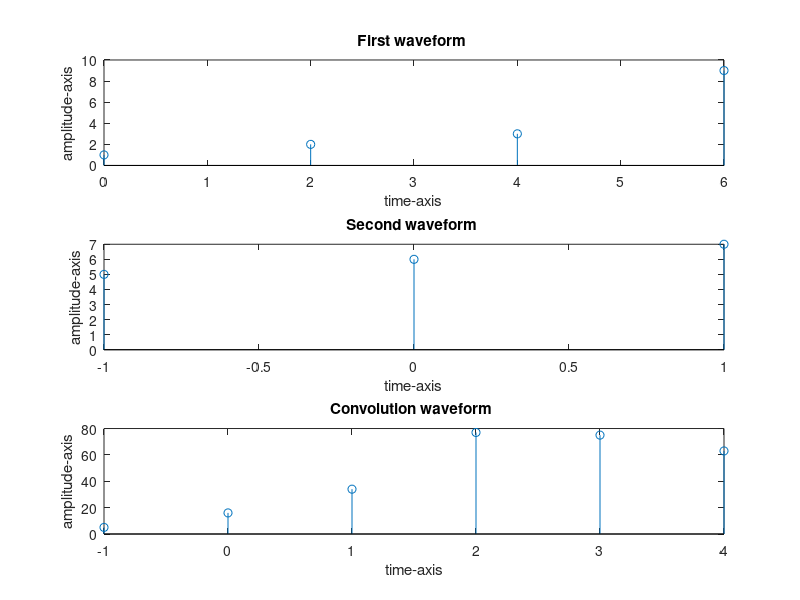

Write the MATLAB code that produced this figure.
n1=0:2:6; % define what is x axis points(descrete) for first signal
n2=-1:1:1; % define what is x axis points(descrete) for second signal
n3=-1:1:4;  %define what is x axis points(descrete) for convoluted signal

x=[1,2,3,9]; % Amplitude value(descrete) for first signal same as length of n1
y=[5,6,7];   %  Amplitude value(descrete) for Second signal same as length of n1
c=conv(x,y); % call conv func with argument as Amplitude of two signals 

subplot(3,1,1); %subdividing plane
stem(n1,x);     % ploting first wave form
title('First waveform ');
xlabel('time-axis');
ylabel('amplitude-axis');

subplot(3,1,2);%subdividing plane
stem(n2,y); % ploting Second wave form
title('Second waveform ');
xlabel('time-axis');
ylabel('amplitude-axis');


subplot(3,1,3); %subdividing plane
stem(n3,c); % ploting convoluted wave form
title('Convolution waveform ');

xlabel('time-axis');

ylabel('amplitude-axis');
